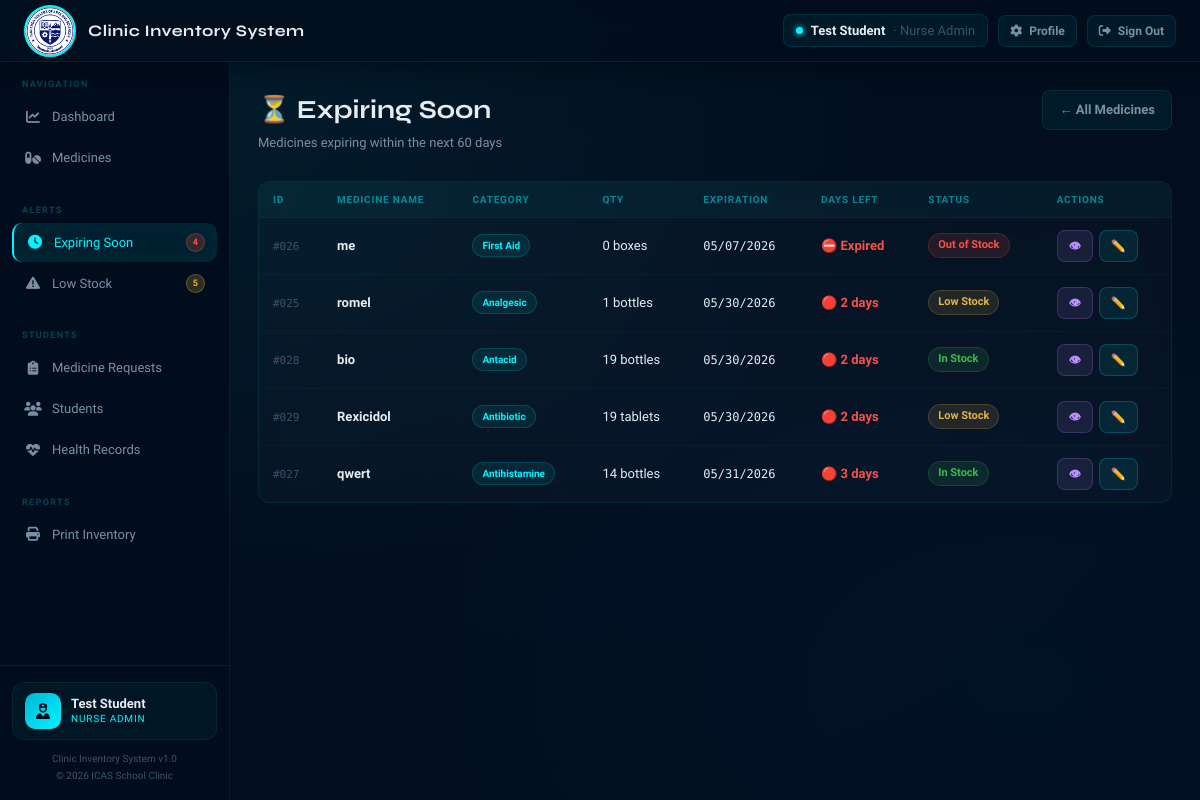
Page /expiring.php (signed in) on the committed database.
### tables this page shows
CREATE TABLE `medicines` (
  `medicine_id` int(11) NOT NULL,
  `medicine_name` varchar(100) NOT NULL,
  `category` varchar(50) DEFAULT NULL,
  `quantity` int(11) DEFAULT 0,
  `unit` varchar(20) DEFAULT NULL,
  `expiration_date` date DEFAULT NULL,
  `date_added` date DEFAULT NULL,
  `status` varchar(20) DEFAULT 'In Stock',
  `remarks` text DEFAULT NULL,
  `image` varchar(255) DEFAULT NULL
);

### config/helpers.php (called while the page is built, shortened)
<?php
function statusClass(string $s): string {
    return match($s) {
        'In Stock'     => 'in-stock',
        'Low Stock'    => 'low-stock',
        'Out of Stock' => 'out-stock',
        'Expired'      => 'expired',
        default        => ''
    };
}
function fmtDate(?string $d): string {
    return date('m/d/Y', strtotime($d));
}
function medId(int $id): string {
    return '#' . str_pad($id, 3, '0', STR_PAD_LEFT);
}
?>

### expiring.php (the view, shortened to what this page needs)
<?php
require_once __DIR__ . '/config/db.php';
require_once __DIR__ . '/config/helpers.php';
$result = $conn->query("SELECT *, DATEDIFF(expiration_date, CURDATE()) AS days_left FROM medicines WHERE expiration_date IS NOT NULL AND expiration_date <= DATE_ADD(CURDATE(), INTERVAL 60 DAY) ORDER BY expiration_date ASC");
require_once __DIR__ . '/includes/header.php';
?>
<div class="page-header">
  <div><h1>⏳ Expiring Soon</h1><p>Medicines expiring within the next 60 days</p></div>
  <a href="medicines.php" class="btn btn-secondary">← All Medicines</a>
</div>
<div class="table-card">
  <table><thead><tr><th>ID</th><th>Medicine Name</th><th>Category</th><th>Qty</th><th>Expiration</th><th>Days Left</th><th>Status</th><th>Actions</th></tr></thead>
  <tbody>
  <?php if ($result->num_rows > 0): while ($m = $result->fetch_assoc()):
    $dl = (int)$m['days_left'];
    $dlLabel = $dl < 0 ? '⛔ Expired' : ($dl < 7 ? "🔴 {$dl} days" : ($dl < 15 ? "🟡 {$dl} days" : "🟢 {$dl} days"));
    $dlColor = $dl < 0 ? 'var(--red)' : ($dl < 7 ? 'var(--red)' : ($dl < 15 ? 'var(--yellow)' : 'var(--text2)'));
  ?>
  <tr>
    <td><span class="med-id"><?= medId($m['medicine_id']) ?></span></td>
    <td><div class="med-name"><?= htmlspecialchars($m['medicine_name']) ?></div></td>
    <td><span class="badge cat"><?= htmlspecialchars($m['category'] ?: '—') ?></span></td>
    <td><?= $m['quantity'] ?> <?= htmlspecialchars($m['unit'] ?: '') ?></td>
    <td class="mono"><?= fmtDate($m['expiration_date']) ?></td>
    <td><strong style="color:<?= $dlColor ?>"><?= $dlLabel ?></strong></td>
    <td><span class="badge <?= statusClass($m['status']) ?>"><?= htmlspecialchars($m['status']) ?></span></td>
    <td><div class="actions-cell">
      <a href="view_medicine.php?id=<?= $m['medicine_id'] ?>" class="btn btn-view btn-sm">👁</a>
      <a href="edit_medicine.php?id=<?= $m['medicine_id'] ?>" class="btn btn-edit btn-sm">✏️</a>
    </div></td>
  </tr>
  <?php endwhile; else: ?>
  <tr><td colspan="8"><div class="empty-state"><span class="empty-icon">✅</span><p>No medicines expiring within 60 days!</p></div></td></tr>
  <?php endif; ?>
  </tbody></table>
</div>
<?php require_once __DIR__ . '/includes/footer.php'; ?>

### assets/css/style.css (style rules this page uses)
:root { --bg: #020e1e; --surface: #071428; --surface2: #0a1a30; --surface3: #0d2040; --border: rgba(0,245,255,0.1); --border2: rgba(0,245,255,0.2); --accent: #00f5ff; --accent2: #00b4d8; --text: #e6edf3; --text2: #7a8fa6; --text3: #3d5266; --red: #f85149; --green: #3fb950; --yellow: #e3b341; --blue: #58a6ff; --purple: #bc8cff; --radius: 12px; --shadow: 0 8px 32px rgba(0,0,0,0.6); --topbar-h: 62px; }
*, *::before, *::after { margin:0; padding:0; box-sizing:border-box; }
body { font-family: 'Exo 2', sans-serif; background: var(--bg); background-image: radial-gradient(ellipse at 15% 15%, rgba(0,245,255,0.06) 0%, transparent 50%), radial-gradient(ellipse at 85% 85%, rgba(0,100,200,0.05) 0%, transparent 50%), radial-gradient(ellipse at 50% 50%, rgba(0,50,100,0.03) 0%, transparent 70%); background-attachment: fixed; color: var(--text); min-height: 100vh; font-size: 14px; line-height: 1.5; }
a { text-decoration: none; color: inherit; }
.page-header { display: flex; align-items: flex-start; justify-content: space-between; margin-bottom: 28px; gap: 16px; }
.page-header h1 { font-family: 'Syne', sans-serif; font-size: 26px; font-weight: 700; color: var(--text); }
.page-header p { color: var(--text2); font-size: 13px; margin-top: 4px; }
.table-card { background: rgba(255,255,255,0.02); border: 1px solid rgba(0,245,255,0.08); border-radius: var(--radius); overflow: hidden; margin-bottom: 24px; backdrop-filter: blur(10px); }
.table-card { overflow-x: auto; }
table { width: 100%; border-collapse: collapse; min-width: 700px; }
thead th { background: rgba(0,245,255,0.04); padding: 10px 14px; text-align: left; font-size: 10px; font-weight: 700; text-transform: uppercase; letter-spacing: .08em; color: rgba(0,245,255,0.5); white-space: nowrap; border-bottom: 1px solid rgba(0,245,255,0.08); }
tbody tr { border-bottom: 1px solid rgba(0,245,255,0.04); transition: background .15s; }
tbody tr:last-child { border: none; }
td { padding: 12px 14px; font-size: 13px; color: var(--text); vertical-align: middle; }
.med-name { font-weight: 600; color: var(--text); }
.med-id { font-family: 'DM Mono', monospace; font-size: 11px; color: var(--text3); }
.mono { font-family: 'DM Mono', monospace; font-size: 12px; }
.badge { display: inline-flex; align-items: center; gap: 4px; padding: 3px 9px; border-radius: 20px; font-size: 11px; font-weight: 600; white-space: nowrap; }
.badge.in-stock { background: rgba(63,185,80,.12); color: var(--green); border: 1px solid rgba(63,185,80,.2); }
.badge.low-stock { background: rgba(227,179,65,.12); color: var(--yellow); border: 1px solid rgba(227,179,65,.2); }
.badge.out-stock { background: rgba(248,81,73,.12); color: var(--red); border: 1px solid rgba(248,81,73,.2); }
.badge.cat { background: rgba(0,245,255,.08); color: var(--accent); font-size: 10px; border: 1px solid rgba(0,245,255,.15); }
.actions-cell { display: flex; gap: 6px; }
.btn { display: inline-flex; align-items: center; gap: 7px; padding: 9px 16px; border-radius: 8px; font-size: 13px; font-weight: 600; cursor: pointer; border: none; transition: all .2s; white-space: nowrap; text-decoration: none; font-family: 'Exo 2', sans-serif; }
.btn-secondary { background: rgba(0,245,255,0.05); color: var(--text2); border: 1px solid rgba(0,245,255,0.1); }
.btn-edit { background: rgba(0,245,255,.08); color: var(--accent); border: 1px solid rgba(0,245,255,.2); }
.btn-view { background: rgba(188,140,255,.1); color: var(--purple); border: 1px solid rgba(188,140,255,.2); }
.btn-sm { padding: 6px 11px; font-size: 12px; }

### rows in the picture
medicines: medicine_id "#026", medicine_name "me", category "First Aid", quantity "0", unit "boxes", expiration_date "05/07/2026", dlLabel "⛔ Expired", status "Out of Stock"
medicines: medicine_id "#025", medicine_name "romel", category "Analgesic", quantity "1", unit "bottles", expiration_date "05/30/2026", dlLabel "🔴 2 days", status "Low Stock"
medicines: medicine_id "#028", medicine_name "bio", category "Antacid", quantity "19", unit "bottles", expiration_date "05/30/2026", dlLabel "🔴 2 days", status "In Stock"
medicines: medicine_id "#029", medicine_name "Rexicidol", category "Antibiotic", quantity "19", unit "tablets", expiration_date "05/30/2026", dlLabel "🔴 2 days", status "Low Stock"
medicines: medicine_id "#027", medicine_name "qwert", category "Antihistamine", quantity "14", unit "bottles", expiration_date "05/31/2026", dlLabel "🔴 3 days", status "In Stock"

### other values in the picture
getCurrentUser() "Test Student"
$expCount "4"
$lowCount "5"
